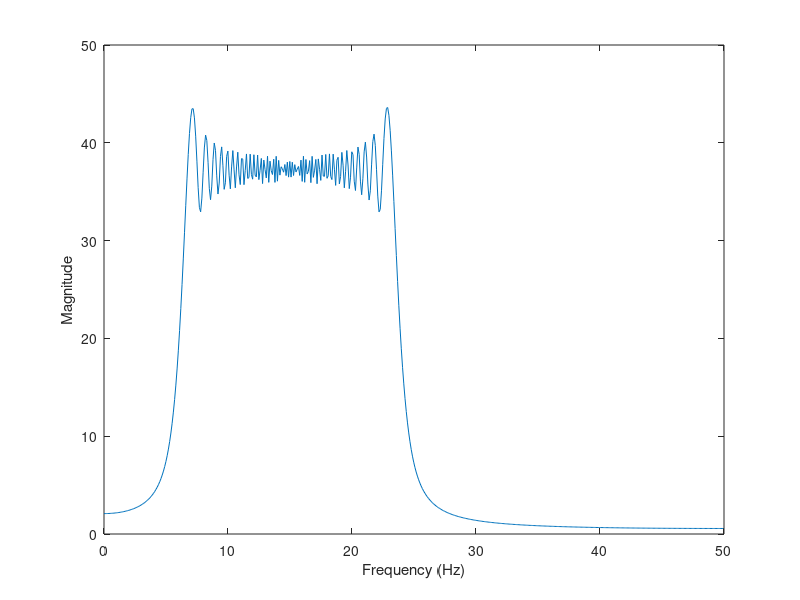

Reproduce this figure in MATLAB. (Note: this script raises an error after producing the figure.)

%% 
% # The sound becomes more shrill. A fourier transform can't be used to obtain 
% temporal behaviour. Create the signal, plot the spectrum. Temporal behavior 
% is supposed to be needed. Deep blue (low) red (high). A line going upward as 
% a function of time. Windowing is used, to quench the spectral leakage. Chirp 
% freq keeps inc from one value to another value. 
%% 
% frequency resolution: more data samples, window length increase will improve. 
% The contours on heat map becomes more and more focused (else it's vague). 
% 
% temporal resolution: 
% 
% time resolution: tradeoff with frequency resoution. 
% 
% 2.  window length 150 instead of 100, what it does is 
% 
% 3. 

%Question 1
alpha = 2;
Fs = 100;                 % Sampling rate (samples per second)
duration = 10;            % Duration of the signal (seconds)
t = 0:1/Fs:duration;      % Time vector

% Generate chirp signal
F_start = 2 + 2*alpha  % Initial frequency (Hz)
F_end = 5 + 5*alpha    % Final frequency (Hz)
frequencies = linspace(F_start, F_end, length(t));
x = sin(2*pi*frequencies.*t);

% 1. Plot the signal as a function of time
figure;

plot(t, x);
%title('Chirp Signal x(t)');
xlabel('Time (s)');
ylabel('Amplitude');

% 2. Compute and plot the frequency spectrum using FFT
N = length(x);            % Length of the signal
frequencies = Fs*(0:(N/2))/N;
X = fft(x);
X_magnitude = abs(X(1:N/2+1));


plot(frequencies, X_magnitude);
%title('Frequency Spectrum');
xlabel('Frequency (Hz)');
ylabel('Magnitude');

% 3. Plot the spectrogram of the signal
window_length = 100;      % Hamming window length (samples)
overlap = 10;             % Overlap (samples)


spectrogram(x, blackman(window_length), overlap, Fs, 'yaxis');
%title('Spectrogram');
%% 
% This problem aims to explore and analyze a chirp signal generated with a linearly 
% increasing frequency. We plot a spectrogram of the chirp signal, providing a 
% time-frequency representation, and compare it with the FFT analysis.
% 
% Methodology: The chirp signal is generated and its fourier tranform obtained 
% using the fft() function. The plot is then used to identify the different frequency 
% components of the signal. 
% 
% The spectogram() function is used to obtain the frequency-time plot of the 
% signal, the results are analysed by varying window length and using different 
% window techniques. 
% 
% Results: The DFT representation shows the entire frequency spectrum of the 
% signal in a single plot. It can provide a clear picture of the frequency content 
% of the entire signal.The spectrogram representation provides a time-frequency 
% analysis of the signal. It can reveal how the frequency content evolves over 
% time, which is particularly useful for signals with changing characteristics 
% like chirps. The choice of window length and windowing technique affects the 
% spectrogram's resolution in both time and frequency domains.
% 
% 
% 
% Window Length:
% 
% A longer window length in the spectrogram provides better frequency resolution 
% but poorer time resolution. It can capture finer details in the frequency domain 
% but may miss rapid changes in the signal.
% 
% A shorter window length provides better time resolution but poorer frequency 
% resolution. It can capture rapid changes in the signal but might not reveal 
% fine details in the frequency domain. So there's a tradeoff between the both. 
% 
% 
% 
% Windowing Techniques:
% 
% The hanning window gives a balanced compromise between frequency resolution 
% and sidelobe suppression while  hamming window provides sidelobe suppression 
% over frequency resolution, still giving a reasonable tradeoff.  The blackman 
% window minimizes spectral leakage and reduced frequency resolution.
% 
% Preference:  For a chirp signal, where the frequency changes linearly, the 
% spectrogram is generally preferred because it can clearly show how the frequency 
% evolves over time. The choice of window length and windowing technique depends 
% on the specific analysis goals. A balance between time and frequency resolution 
% should be considered.

%Question 2
% Load the audio file
[audio, Fs] = audioread('instru2.wav');

% Plot the spectrogram
figure;
spectrogram(audio, hann(512), 256, Fs, 'yaxis');

%%
% Question 2 part 1
N = length(audio);
spectrum = fft(audio);
spectrum_magnitude = abs(spectrum(1:N/2+1));
frequencies = Fs * (0:(N/2)) / N;

% Plot the spectrum
figure; grid on;
plot(frequencies, spectrum_magnitude);
xlabel('Frequency (Hz)');
ylabel('Magnitude');

%% 
% Peak frequency: 2369.12 Hz

%Question 2 part 2 
% Load the audio file
[audio, Fs] = audioread('opera.wav');

% Plot the spectrogram
figure;
spectrogram(audio, hann(512), 256, Fs, 'yaxis');

%% 
% This problem aims to to analyze the fundamental pitch in audio recordings 
% using spectrogram and conventional spectrum analysis (FFT) and obtain the pitch 
% of a given recording. 
% 
% Methodology: For each audio file, spectrogram  is used to visualize pitch 
% and identify fundamental pitch from the spectrogram. The effectiveness of spectrogram-based 
% pitch tracking and the conventional fft based pitch extraction is evaluated. 
% The pitch is obtained by locating the lowest dark band which corresponds to 
% the fundamental frequency. it's frequency is then obtained from the pot. 
% 
% Results: 
% 
% The spectrogram provides a more detailed view of pitch variations in "opera.wav" 
% compared to conventional frequency analysis. The conventional FFT analysis, 
% gives a static representation of the frequency content, and it does not capture 
% how the pitch evolves over time. 
% 
% On the other hand, a spectrogram is a time-frequency representation of the 
% audio signal. It provides a dynamic view of how the frequency content of the 
% signal changes over time. A spectrogram breaks the audio signal into small time 
% windows and computes the FFT for each window. By doing this, it reveals how 
% the pitch (fundamental frequency) and its variations change as the music progresses.
% 
% Obtained peak frequency - 2369.12 Hz - represents the pitch of the instument 
% in audio  instru2.wav 
% 
% Pitch is primarily associated with the fundamental frequency of a sound produced 
% by a musical instrument. The fundamental frequency is the lowest frequency component 
% in a complex sound wave. So, pitch can be defined as the  perceived highness 
% or lowness of a musical note.
% 
% In musical instruments, it corresponds to the primary vibration mode of the 
% instrument's vibrating element, such as a string, air column, or membrane.  
% Different musical instruments produce a range of pitches based on their design 
% and construction. Factors like the length, tension, thickness, and material 
% of the vibrating element determine the instrument's pitch range and timbre.
% 
% Pitch is organized into a system of octaves, where each octave represents 
% a doubling of the frequency. Notes within the same octave have a harmonic relationship 
% and sound similar but differ in frequency.

%Question 3
Fs = 4000;  % Sampling rate (Hz)
recObj = audiorecorder(Fs, 16, 1);

disp('Recording...');
recordblocking(recObj, 2);
disp('Recording complete.');

% Save the recorded audio as a .wav file
audioData = getaudiodata(recObj);
audiowrite('your_name.wav', audioData, Fs);
%%
% Load the recorded audio file (replace 'your_name.wav' with the actual filename)
[audio, Fs] = audioread('your_name.wav');

% Create a spectrogram
figure;
spectrogram(audio, hamming(512), 256, [], Fs, 'yaxis');
xlabel('Time (s)');
ylabel('Frequency (Hz)');

% Analyze the spectrogram to map the location of phonemes
% You can visually identify patterns in the spectrogram corresponding to different phonemes and sounds in your name.
%% 
% Results:
% 
% The color intensity (often represented as a colormap) indicates the magnitude 
% or power of the frequencies. Darker regions indicate higher energy in the corresponding 
% frequency range.
% 
% Phenome mapping: 
% 
% Vowels: are characterized by distinct formants, appearing as dark horizontal 
% bands in the spectrogram.
% 
% Consonants: often result in transient bursts of energy at specific frequencies 
% and are seen as vertical lines or short-duration events.
% 
% Transitions: appear as sloping patterns connecting vowels and consonants.
% 
% Methodology: The getaudio() function is first used to record the audio which 
% is then written into the folder. The spectogram() function is used to plot the 
% spectogram using a hamming window for the same. 
% 
% Aim: To enhance understandin of speech signal analysis by recording and analyzing 
% one's name, focusing on interpreting spectrogram representations.
% 
% 
% 
% 
% 
%